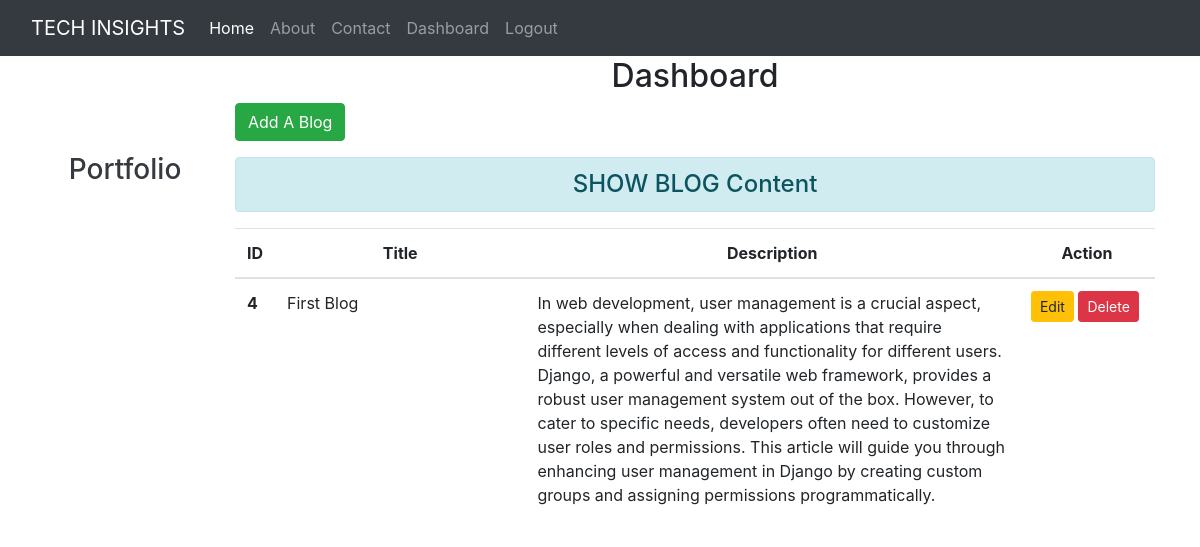
Page /dashboard/ (signed in) on the committed database.
### blog/models.py (models this page shows)
class Blog(models.Model):
    title = models.CharField(max_length=200)
    cont = models.TextField()

### blog/views.py (the view)
# urls.py: path('dashboard/',views.dashboard, name="dashboard"),
def dashboard(request):
    if request.user.is_authenticated:
        blogs = Blog.objects.all()
        user = request.user
        full_name = user.get_full_name()
        gps = user.groups.all()
        return render(request, 'blog/dashboard.html',{'blogs':blogs,'full_name':full_name,'groups':gps})

### blog/templates/blog/dashboard.html (shortened to what this page needs)
{% extends 'blog/base.html' %}
{% load static %}
{% block side %}
<div class="col-sm-2 text-dark my-5 text-center">
    <h3 class="my-5">Portfolio</h3>
</div>
{% endblock side %}
{% block content %}
    <div class="col-sm-10">
        <h2 class="text-center">Dashboard</h2>
        <a class="btn btn-success" href="{% url 'addblog' %}">Add A Blog</a>
        <h4 class="text-center alert alert-info mt-3">SHOW BLOG Content</h4>
        {% if blogs %}
            <table class="table table-hover bg-white">
                <thead>
                    <tr class="text-center">
                        <th scope="col" style="width:2%">ID</th>
                        <th scope="col" style="width:28%">Title</th>
                        <th scope="col" style="width:55%">Description</th>
                        <th scope="col" style="width:15%">Action</th>
                    </tr>
                </thead>
                <tbody>
                    {% for blg in blogs %}
                        <tr>
                            <th scope = "row">{{ blg.id }}</th>
                            <td>{{ blg.title }}</td>
                            <td>{{ blg.cont }}</td>
                            <td><a href="{% url 'updateblog' blg.id %}" class="btn btn-warning btn-sm">Edit</a>
                                {% if perms.blog.delete_blog %}
                                <form action='{% url "deleteblog" blg.id %}' method="post" class="d-inline"> {% csrf_token %}
                                <input type="submit" class="btn btn-danger btn-sm" value="Delete">
                               </form>
                               {% endif %}
                            </td>
                        </tr>
                    {% endfor %}
                </tbody>
            </table>
        {% else %}
        <h4 class="text-center alert alert-warning">NO Records!</h4>
        {% endif %}
{% endblock content %}

### rows in the picture
Blog: id "4", title "First Blog", cont "In web development, user management is a crucial aspect, especially when dealing with applications that require different levels of access and functionality for different users. Django, a powerful and versatile web framework, provides a robust user management system out of the box. However, to cater to specific needs, developers often need to customize user roles and permissions. This article will guide you through enhancing user management in Django by creating custom groups and assigning permissions programmatically."
